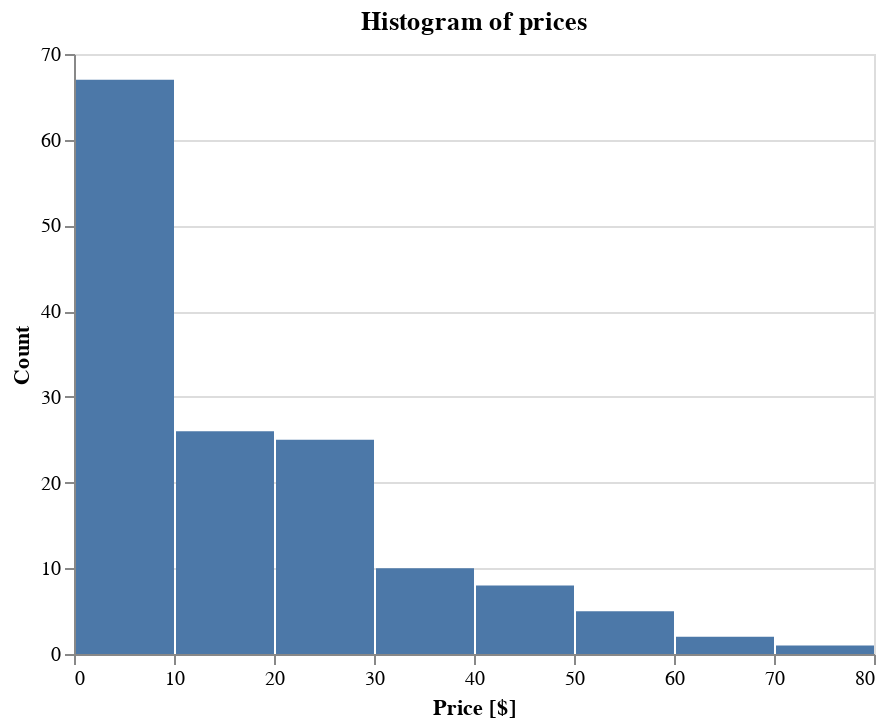

This figure's notebook cell:
### Code cell
#hide_input
alt.Chart(draft_df, title='Histogram of prices').mark_bar().encode(
    alt.X('price',bin = alt.BinParams(maxbins = 10), title="Price [$]"),
    y= alt.Y("count()", title="Count"),
)

### Figure 1 — Vega-Lite specification as saved in the notebook (floating-point values rounded to 4 significant figures; data arrays with more than 128 entries replaced by an {"elided": "..."} marker saying what was removed)
{"config": {"view": {"continuousWidth": 400, "continuousHeight": 300}}, "data": {"name": "data-2cfd55473c9177ba8693c41c5994d9a2"}, "mark": "bar", "encoding": {"x": {"bin": {"maxbins": 10}, "field": "price", "title": "Price [$]", "type": "quantitative"}, "y": {"aggregate": "count", "title": "Count", "type": "quantitative"}}, "title": "Histogram of prices", "$schema": "https://vega.github.io/schema/vega-lite/v4.17.0.json", "datasets": {"data-2cfd55473c9177ba8693c41c5994d9a2": {"elided": "144 records"}}}
